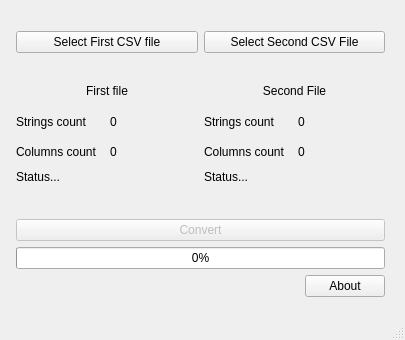
<?xml version="1.0" encoding="UTF-8"?>
<ui version="4.0">
 <class>MainWindow</class>
 <widget class="QMainWindow" name="MainWindow">
  <property name="enabled">
   <bool>true</bool>
  </property>
  <property name="geometry">
   <rect>
    <x>0</x>
    <y>0</y>
    <width>405</width>
    <height>340</height>
   </rect>
  </property>
  <property name="minimumSize">
   <size>
    <width>405</width>
    <height>340</height>
   </size>
  </property>
  <property name="maximumSize">
   <size>
    <width>405</width>
    <height>340</height>
   </size>
  </property>
  <property name="windowTitle">
   <string>CSV parser</string>
  </property>
  <property name="windowIcon">
   <iconset resource="resources.qrc">
    <normaloff>:/imgs/logo</normaloff>:/imgs/logo</iconset>
  </property>
  <widget class="QWidget" name="centralWidget">
   <widget class="QWidget" name="gridLayoutWidget">
    <property name="geometry">
     <rect>
      <x>0</x>
      <y>0</y>
      <width>401</width>
      <height>308</height>
     </rect>
    </property>
    <layout class="QGridLayout" name="gridLayout">
     <item row="2" column="2">
      <spacer name="horizontalSpacer_2">
       <property name="orientation">
        <enum>Qt::Horizontal</enum>
       </property>
       <property name="sizeType">
        <enum>QSizePolicy::Fixed</enum>
       </property>
       <property name="sizeHint" stdset="0">
        <size>
         <width>5</width>
         <height>20</height>
        </size>
       </property>
      </spacer>
     </item>
     <item row="2" column="0">
      <spacer name="horizontalSpacer">
       <property name="orientation">
        <enum>Qt::Horizontal</enum>
       </property>
       <property name="sizeType">
        <enum>QSizePolicy::Fixed</enum>
       </property>
       <property name="sizeHint" stdset="0">
        <size>
         <width>5</width>
         <height>20</height>
        </size>
       </property>
      </spacer>
     </item>
     <item row="7" column="1">
      <layout class="QHBoxLayout" name="horizontalLayout_2">
       <item>
        <spacer name="horizontalSpacer_3">
         <property name="orientation">
          <enum>Qt::Horizontal</enum>
         </property>
         <property name="sizeHint" stdset="0">
          <size>
           <width>40</width>
           <height>20</height>
          </size>
         </property>
        </spacer>
       </item>
       <item>
        <widget class="QPushButton" name="about">
         <property name="text">
          <string>About</string>
         </property>
        </widget>
       </item>
      </layout>
     </item>
     <item row="3" column="1">
      <layout class="QHBoxLayout" name="horizontalLayout_3">
       <item>
        <layout class="QVBoxLayout" name="verticalLayout">
         <item>
          <layout class="QGridLayout" name="gridLayout_2">
           <item row="2" column="1">
            <widget class="QLabel" name="column1">
             <property name="text">
              <string>0</string>
             </property>
            </widget>
           </item>
           <item row="0" column="0" colspan="2">
            <widget class="QLabel" name="label_21">
             <property name="text">
              <string>First file</string>
             </property>
             <property name="alignment">
              <set>Qt::AlignCenter</set>
             </property>
            </widget>
           </item>
           <item row="3" column="0" colspan="2">
            <widget class="QLabel" name="status1">
             <property name="maximumSize">
              <size>
               <width>180</width>
               <height>13</height>
              </size>
             </property>
             <property name="text">
              <string>Status...</string>
             </property>
            </widget>
           </item>
           <item row="2" column="0">
            <widget class="QLabel" name="label">
             <property name="text">
              <string>Columns count</string>
             </property>
            </widget>
           </item>
           <item row="1" column="1">
            <widget class="QLabel" name="strings1">
             <property name="text">
              <string>0</string>
             </property>
            </widget>
           </item>
           <item row="1" column="0">
            <widget class="QLabel" name="label_3">
             <property name="text">
              <string>Strings count</string>
             </property>
            </widget>
           </item>
          </layout>
         </item>
        </layout>
       </item>
       <item>
        <layout class="QVBoxLayout" name="verticalLayout_2">
         <item>
          <layout class="QGridLayout" name="gridLayout_6">
           <item row="1" column="1">
            <widget class="QLabel" name="strings2">
             <property name="text">
              <string>0</string>
             </property>
            </widget>
           </item>
           <item row="2" column="1">
            <widget class="QLabel" name="column2">
             <property name="text">
              <string>0</string>
             </property>
            </widget>
           </item>
           <item row="1" column="0">
            <widget class="QLabel" name="label_17">
             <property name="text">
              <string>Strings count</string>
             </property>
            </widget>
           </item>
           <item row="0" column="0" colspan="2">
            <widget class="QLabel" name="label_22">
             <property name="text">
              <string>Second File</string>
             </property>
             <property name="alignment">
              <set>Qt::AlignCenter</set>
             </property>
            </widget>
           </item>
           <item row="2" column="0">
            <widget class="QLabel" name="label_19">
             <property name="text">
              <string>Columns count</string>
             </property>
            </widget>
           </item>
           <item row="3" column="0" colspan="2">
            <widget class="QLabel" name="status2">
             <property name="sizePolicy">
              <sizepolicy hsizetype="Preferred" vsizetype="Preferred">
               <horstretch>0</horstretch>
               <verstretch>0</verstretch>
              </sizepolicy>
             </property>
             <property name="maximumSize">
              <size>
               <width>180</width>
               <height>13</height>
              </size>
             </property>
             <property name="text">
              <string>Status...</string>
             </property>
            </widget>
           </item>
          </layout>
         </item>
        </layout>
       </item>
      </layout>
     </item>
     <item row="6" column="1">
      <widget class="QProgressBar" name="progressBar">
       <property name="value">
        <number>0</number>
       </property>
      </widget>
     </item>
     <item row="1" column="1">
      <layout class="QHBoxLayout" name="horizontalLayout">
       <property name="bottomMargin">
        <number>0</number>
       </property>
       <item>
        <widget class="QPushButton" name="file1">
         <property name="text">
          <string>Select First CSV file</string>
         </property>
        </widget>
       </item>
       <item>
        <widget class="QPushButton" name="file2">
         <property name="text">
          <string>Select Second CSV File</string>
         </property>
        </widget>
       </item>
      </layout>
     </item>
     <item row="5" column="1">
      <widget class="QPushButton" name="submit">
       <property name="enabled">
        <bool>false</bool>
       </property>
       <property name="text">
        <string>Convert</string>
       </property>
      </widget>
     </item>
     <item row="2" column="1">
      <spacer name="verticalSpacer_2">
       <property name="orientation">
        <enum>Qt::Vertical</enum>
       </property>
       <property name="sizeType">
        <enum>QSizePolicy::Fixed</enum>
       </property>
       <property name="sizeHint" stdset="0">
        <size>
         <width>20</width>
         <height>20</height>
        </size>
       </property>
      </spacer>
     </item>
     <item row="0" column="1">
      <spacer name="verticalSpacer">
       <property name="orientation">
        <enum>Qt::Vertical</enum>
       </property>
       <property name="sizeType">
        <enum>QSizePolicy::Fixed</enum>
       </property>
       <property name="sizeHint" stdset="0">
        <size>
         <width>20</width>
         <height>20</height>
        </size>
       </property>
      </spacer>
     </item>
     <item row="4" column="1">
      <spacer name="verticalSpacer_3">
       <property name="orientation">
        <enum>Qt::Vertical</enum>
       </property>
       <property name="sizeType">
        <enum>QSizePolicy::Fixed</enum>
       </property>
       <property name="sizeHint" stdset="0">
        <size>
         <width>20</width>
         <height>30</height>
        </size>
       </property>
      </spacer>
     </item>
    </layout>
   </widget>
  </widget>
  <widget class="QStatusBar" name="statusBar"/>
 </widget>
 <layoutdefault spacing="6" margin="11"/>
 <resources>
  <include location="resources.qrc"/>
 </resources>
 <connections/>
</ui>
